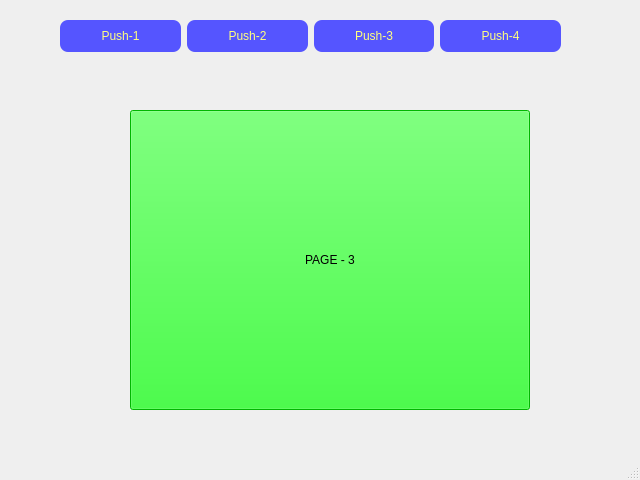
<?xml version="1.0" encoding="UTF-8"?>
<ui version="4.0">
 <class>StackedWidget</class>
 <widget class="QMainWindow" name="StackedWidget">
  <property name="geometry">
   <rect>
    <x>0</x>
    <y>0</y>
    <width>640</width>
    <height>480</height>
   </rect>
  </property>
  <property name="windowTitle">
   <string>StackedWidget</string>
  </property>
  <widget class="QWidget" name="centralwidget">
   <widget class="QStackedWidget" name="stackedWidget">
    <property name="geometry">
     <rect>
      <x>40</x>
      <y>70</y>
      <width>571</width>
      <height>361</height>
     </rect>
    </property>
    <property name="currentIndex">
     <number>2</number>
    </property>
    <widget class="QWidget" name="page_1">
     <widget class="QPushButton" name="pushButton_2">
      <property name="geometry">
       <rect>
        <x>80</x>
        <y>30</y>
        <width>400</width>
        <height>300</height>
       </rect>
      </property>
      <property name="styleSheet">
       <string notr="true">background-color: rgb(0, 0, 255);</string>
      </property>
      <property name="text">
       <string>Page-1</string>
      </property>
     </widget>
    </widget>
    <widget class="QWidget" name="page_2">
     <widget class="QPushButton" name="pushButton">
      <property name="geometry">
       <rect>
        <x>90</x>
        <y>40</y>
        <width>400</width>
        <height>300</height>
       </rect>
      </property>
      <property name="styleSheet">
       <string notr="true">background-color: rgb(255, 0, 0);</string>
      </property>
      <property name="text">
       <string>PAGE - 2</string>
      </property>
     </widget>
    </widget>
    <widget class="QWidget" name="page_3">
     <widget class="QPushButton" name="pushButton_3">
      <property name="geometry">
       <rect>
        <x>90</x>
        <y>40</y>
        <width>400</width>
        <height>300</height>
       </rect>
      </property>
      <property name="styleSheet">
       <string notr="true">background-color: rgb(0, 255, 0);</string>
      </property>
      <property name="text">
       <string>PAGE - 3</string>
      </property>
     </widget>
    </widget>
    <widget class="QWidget" name="page_4">
     <widget class="QPushButton" name="pushButton_4">
      <property name="geometry">
       <rect>
        <x>80</x>
        <y>40</y>
        <width>400</width>
        <height>300</height>
       </rect>
      </property>
      <property name="styleSheet">
       <string notr="true">background-color: rgb(255, 0, 255);</string>
      </property>
      <property name="text">
       <string>PAGE - 4</string>
      </property>
     </widget>
    </widget>
   </widget>
   <widget class="QWidget" name="layoutWidget">
    <property name="geometry">
     <rect>
      <x>60</x>
      <y>20</y>
      <width>501</width>
      <height>32</height>
     </rect>
    </property>
    <layout class="QHBoxLayout" name="horizontalLayout_2">
     <item>
      <widget class="QPushButton" name="push_1">
       <property name="sizePolicy">
        <sizepolicy hsizetype="Preferred" vsizetype="Preferred">
         <horstretch>0</horstretch>
         <verstretch>0</verstretch>
        </sizepolicy>
       </property>
       <property name="styleSheet">
        <string notr="true">QPushButton{
border-radius : 8px;
background-color: rgb(85, 85, 255);
color: rgb(255, 255, 127);
font: 75 14pt &quot;Arial&quot;;
}
QPushButton:checked {
border-radius : 8px;
background-color: rgb(170, 0, 0);
color: rgb(0, 0, 255);
font: 75 14pt &quot;Arial&quot;;
}</string>
       </property>
       <property name="text">
        <string>Push-1</string>
       </property>
      </widget>
     </item>
     <item>
      <widget class="QPushButton" name="push_2">
       <property name="sizePolicy">
        <sizepolicy hsizetype="Preferred" vsizetype="Preferred">
         <horstretch>0</horstretch>
         <verstretch>0</verstretch>
        </sizepolicy>
       </property>
       <property name="styleSheet">
        <string notr="true">QPushButton{
border-radius : 8px;
background-color: rgb(85, 85, 255);
color: rgb(255, 255, 127);
font: 75 14pt &quot;Arial&quot;;
}
QPushButton:checked {
border-radius : 8px;
background-color: rgb(170, 0, 0);
color: rgb(0, 0, 255);
font: 75 14pt &quot;Arial&quot;;
}</string>
       </property>
       <property name="text">
        <string>Push-2</string>
       </property>
      </widget>
     </item>
     <item>
      <widget class="QPushButton" name="push_3">
       <property name="sizePolicy">
        <sizepolicy hsizetype="Preferred" vsizetype="Preferred">
         <horstretch>0</horstretch>
         <verstretch>0</verstretch>
        </sizepolicy>
       </property>
       <property name="styleSheet">
        <string notr="true">QPushButton{
border-radius : 8px;
background-color: rgb(85, 85, 255);
color: rgb(255, 255, 127);
font: 75 14pt &quot;Arial&quot;;
}
QPushButton:checked {
border-radius : 8px;
background-color: rgb(170, 0, 0);
color: rgb(0, 0, 255);
font: 75 14pt &quot;Arial&quot;;
}</string>
       </property>
       <property name="text">
        <string>Push-3</string>
       </property>
      </widget>
     </item>
     <item>
      <widget class="QPushButton" name="push_4">
       <property name="sizePolicy">
        <sizepolicy hsizetype="Preferred" vsizetype="Preferred">
         <horstretch>0</horstretch>
         <verstretch>0</verstretch>
        </sizepolicy>
       </property>
       <property name="styleSheet">
        <string notr="true">QPushButton{
border-radius : 8px;
background-color: rgb(85, 85, 255);
color: rgb(255, 255, 127);
font: 75 14pt &quot;Arial&quot;;
}
QPushButton:checked {
border-radius : 8px;
background-color: rgb(170, 0, 0);
color: rgb(0, 0, 255);
font: 75 14pt &quot;Arial&quot;;
}</string>
       </property>
       <property name="text">
        <string>Push-4</string>
       </property>
      </widget>
     </item>
    </layout>
   </widget>
  </widget>
  <widget class="QStatusBar" name="statusbar"/>
 </widget>
 <resources/>
 <connections/>
</ui>
